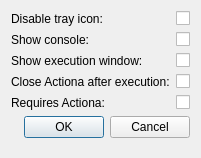
<?xml version="1.0" encoding="UTF-8"?>
<ui version="4.0">
 <class>SFXScriptDialog</class>
 <widget class="QDialog" name="SFXScriptDialog">
  <property name="geometry">
   <rect>
    <x>0</x>
    <y>0</y>
    <width>199</width>
    <height>158</height>
   </rect>
  </property>
  <property name="windowTitle">
   <string>Create SFX script</string>
  </property>
  <layout class="QFormLayout" name="formLayout">
   <property name="fieldGrowthPolicy">
    <enum>QFormLayout::AllNonFixedFieldsGrow</enum>
   </property>
   <item row="0" column="0">
    <widget class="QLabel" name="label">
     <property name="text">
      <string>Disable tray icon:</string>
     </property>
    </widget>
   </item>
   <item row="0" column="1">
    <widget class="QCheckBox" name="disableTrayIcon">
     <property name="text">
      <string/>
     </property>
    </widget>
   </item>
   <item row="1" column="0">
    <widget class="QLabel" name="label_3">
     <property name="text">
      <string>Show console:</string>
     </property>
    </widget>
   </item>
   <item row="1" column="1">
    <widget class="QCheckBox" name="showConsole">
     <property name="text">
      <string/>
     </property>
    </widget>
   </item>
   <item row="2" column="0">
    <widget class="QLabel" name="label_4">
     <property name="text">
      <string>Show execution window:</string>
     </property>
    </widget>
   </item>
   <item row="2" column="1">
    <widget class="QCheckBox" name="showExecutionWindow">
     <property name="text">
      <string/>
     </property>
    </widget>
   </item>
   <item row="3" column="0">
    <widget class="QLabel" name="label_5">
     <property name="text">
      <string>Close Actiona after execution:</string>
     </property>
    </widget>
   </item>
   <item row="3" column="1">
    <widget class="QCheckBox" name="closeAfterExecution">
     <property name="text">
      <string/>
     </property>
    </widget>
   </item>
   <item row="4" column="0">
    <widget class="QLabel" name="label_2">
     <property name="text">
      <string>Requires Actiona:</string>
     </property>
    </widget>
   </item>
   <item row="4" column="1">
    <widget class="QCheckBox" name="requiresActiona">
     <property name="text">
      <string/>
     </property>
    </widget>
   </item>
   <item row="6" column="0" colspan="2">
    <widget class="QDialogButtonBox" name="buttonBox">
     <property name="orientation">
      <enum>Qt::Horizontal</enum>
     </property>
     <property name="standardButtons">
      <set>QDialogButtonBox::Cancel|QDialogButtonBox::Ok</set>
     </property>
    </widget>
   </item>
  </layout>
 </widget>
 <resources/>
 <connections>
  <connection>
   <sender>buttonBox</sender>
   <signal>accepted()</signal>
   <receiver>SFXScriptDialog</receiver>
   <slot>accept()</slot>
   <hints>
    <hint type="sourcelabel">
     <x>248</x>
     <y>254</y>
    </hint>
    <hint type="destinationlabel">
     <x>157</x>
     <y>274</y>
    </hint>
   </hints>
  </connection>
  <connection>
   <sender>buttonBox</sender>
   <signal>rejected()</signal>
   <receiver>SFXScriptDialog</receiver>
   <slot>reject()</slot>
   <hints>
    <hint type="sourcelabel">
     <x>316</x>
     <y>260</y>
    </hint>
    <hint type="destinationlabel">
     <x>286</x>
     <y>274</y>
    </hint>
   </hints>
  </connection>
 </connections>
</ui>
